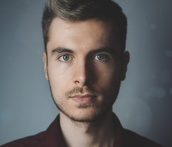
#> input picture Computer Vision/OpenCV/python/Image Processing Tutorials/gallery/face1.jpg, 172 x 147 px, shrunk from 500 x 427 before the run
$ python imgBlending.py
#> lines starting #> are read from the running program, lines starting #| are printed output that depends on the picture
#!/usr/bin/env python3
# -*- coding: utf-8 -*-
"""
Created on Fri Jan 10 11:41:53 2020

@author: ezio
"""

import cv2


img1 = cv2.imread("gallery/face1.jpg", cv2.IMREAD_GRAYSCALE)
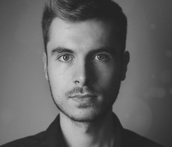
#> img1: shape (147, 172); min 29, max 205, mean 98.8
img2 = cv2.imread("gallery/face0.jpg", cv2.IMREAD_GRAYSCALE)
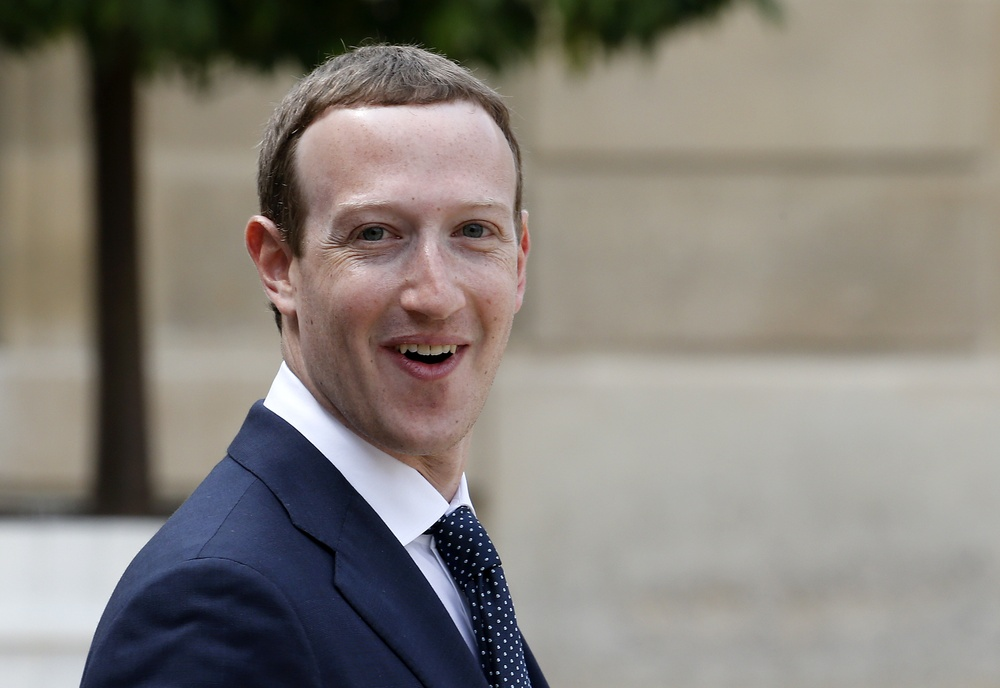
#> input picture Computer Vision/OpenCV/python/Image Processing Tutorials/gallery/face0.jpg, 1000 x 688 px, shrunk from 2900 x 1994 before the run
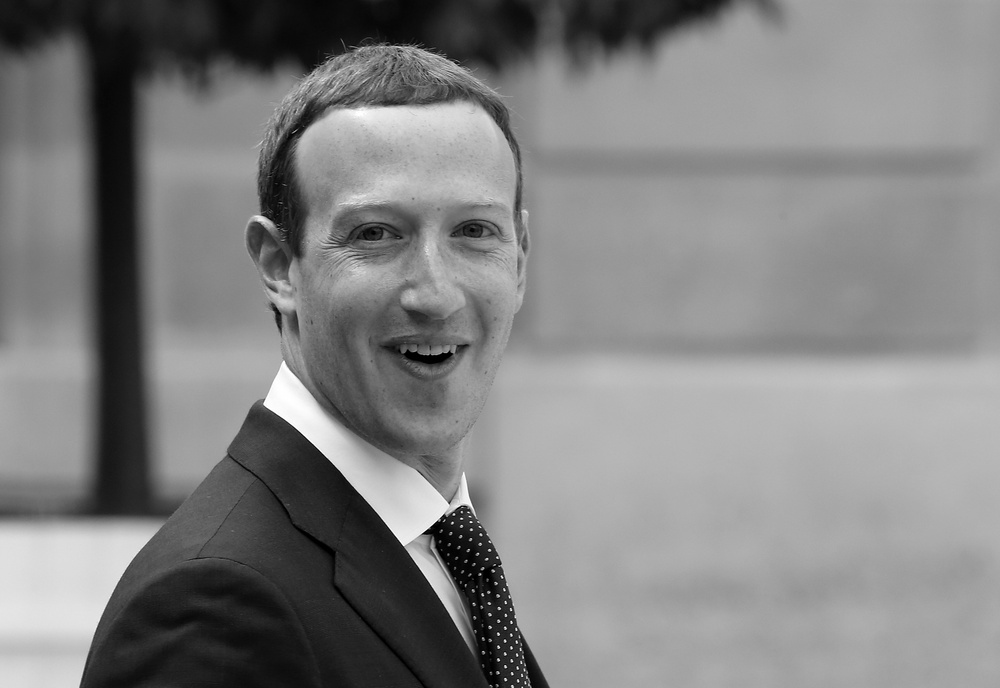
#> img2: shape (688, 1000); min 0, max 255, mean 129.4
outImg = img1.copy()

alpha = 0.5
height, width = img1.shape[:2]
#> height = 147; width = 172

for i in range(height):
    for j in range(width):
        pix1 = img1.item(i, j)
        pix2 = img2.item(i, j)
        modPix = alpha * pix1 + (1-alpha) * pix2
        outImg.itemset((i, j), modPix)
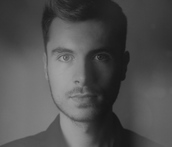
#> outImg: shape (147, 172); min 19, max 163, mean 80.4


cv2.imshow("img", img1)
cv2.waitKey(0)
cv2.imshow("blended-img", outImg)
cv2.waitKey(0)
cv2.destroyAllWindows()
